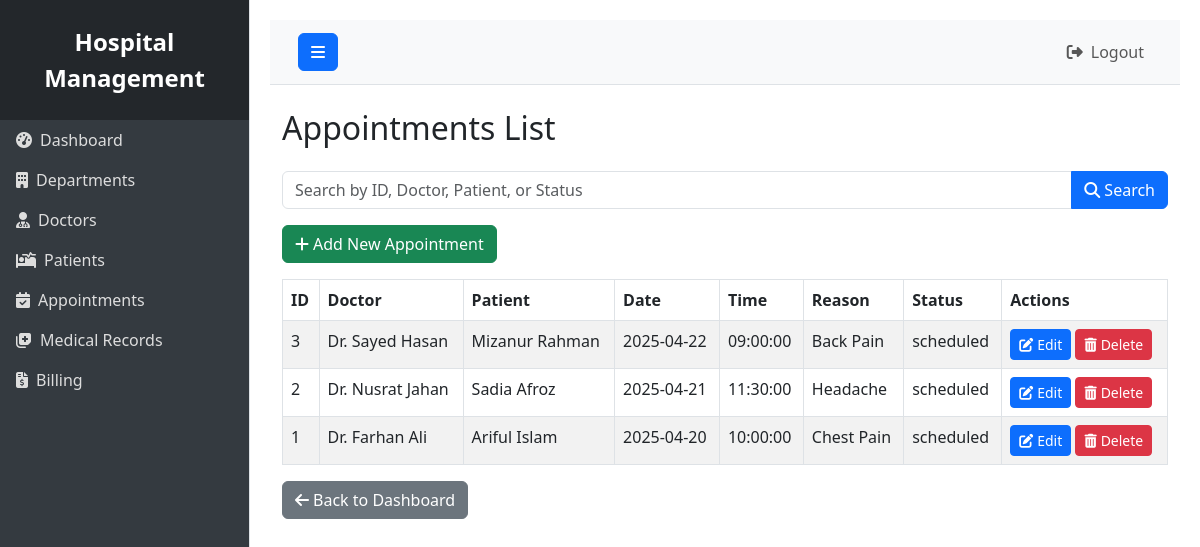
/appointments/view_appointments.php (signed in), run on the app's committed database.
### tables this page shows
CREATE TABLE `Appointments` (
  `appointment_id` int(11) NOT NULL,
  `doctor_id` int(11) NOT NULL,
  `patient_id` int(11) NOT NULL,
  `appointment_date` date NOT NULL,
  `appointment_time` time NOT NULL,
  `reason` text DEFAULT NULL,
  `description` text DEFAULT NULL,
  `status` enum('scheduled','completed','cancelled','no_show') DEFAULT 'scheduled',
  `created_at` timestamp NOT NULL DEFAULT current_timestamp()
);

### appointments/view_appointments.php (the view)
<?php
include('../includes/header.php');
include('../includes/sidebar.php');
include('../db.php');
$searchQuery = isset($_GET['search']) ? $conn->real_escape_string($_GET['search']) : "";
$query = "SELECT a.*,
                 CONCAT('Dr. ', d.first_name, ' ', d.last_name) AS doctor_name,
                 CONCAT(p.first_name, ' ', p.last_name) AS patient_name
          FROM Appointments a
          LEFT JOIN Doctors d ON a.doctor_id = d.doctor_id
          LEFT JOIN Patients p ON a.patient_id = p.patient_id
          WHERE a.appointment_id LIKE '%$searchQuery%'
             OR d.first_name LIKE '%$searchQuery%'
             OR d.last_name LIKE '%$searchQuery%'
             OR p.first_name LIKE '%$searchQuery%'
             OR p.last_name LIKE '%$searchQuery%'
             OR a.status LIKE '%$searchQuery%'
          ORDER BY a.appointment_date DESC, a.appointment_time DESC";
$result = $conn->query($query);
?>
<div class="container-fluid mt-4">
    <h2 class="mb-4">Appointments List</h2>
    <form method="get" class="mb-3">
        <div class="input-group">
            <input type="text" name="search" class="form-control" placeholder="Search by ID, Doctor, Patient, or Status" value="<?php echo htmlspecialchars($searchQuery); ?>">
            <button class="btn btn-primary" type="submit">
                <i class="fas fa-search me-1"></i>Search
            </button>
        </div>
    </form>
    <a href="add.php" class="btn btn-success mb-3">
        <i class="fas fa-plus me-1"></i>Add New Appointment
    </a>
    <table class="table table-bordered table-striped">
        <thead>
            <tr>
                <th>ID</th>
                <th>Doctor</th>
                <th>Patient</th>
                <th>Date</th>
                <th>Time</th>
                <th>Reason</th>
                <th>Status</th>
                <th>Actions</th>
            </tr>
        </thead>
        <tbody>
            <?php if ($result->num_rows > 0): ?>
                <?php while ($row = $result->fetch_assoc()) { ?>
                <tr>
                    <td><?php echo htmlspecialchars($row['appointment_id']); ?></td>
                    <td><?php echo htmlspecialchars($row['doctor_name']); ?></td>
                    <td><?php echo htmlspecialchars($row['patient_name']); ?></td>
                    <td><?php echo htmlspecialchars($row['appointment_date']); ?></td>
                    <td><?php echo htmlspecialchars($row['appointment_time']); ?></td>
                    <td><?php echo htmlspecialchars($row['reason']); ?></td>
                    <td><?php echo htmlspecialchars($row['status']); ?></td>
                    <td>
                        <a href="update.php?id=<?php echo htmlspecialchars($row['appointment_id']); ?>" class="btn btn-sm btn-primary">
                            <i class="fas fa-edit me-1"></i>Edit
                        </a>
                        <a href="delete.php?id=<?php echo htmlspecialchars($row['appointment_id']); ?>" class="btn btn-sm btn-danger" onclick="return confirm('Are you sure you want to delete this appointment?')">
                            <i class="fas fa-trash-alt me-1"></i>Delete
                        </a>
                    </td>
                </tr>
                <?php } ?>
            <?php else: ?>
                <tr>
                    <td colspan="8" class="text-center">No appointments found.</td>
                </tr>
            <?php endif; ?>
        </tbody>
    </table>
    <a href="../index.php" class="btn btn-secondary">
        <i class="fas fa-arrow-left me-1"></i>Back to Dashboard
    </a>
</div>
<?php
include('../includes/footer.php');
?>

### data on the page
appointments: appointment_id "3", doctor_name "Dr. Sayed Hasan", patient_name "Mizanur Rahman", appointment_date "2025-04-22", appointment_time "09:00:00", reason "Back Pain", status "scheduled"
appointments: appointment_id "2", doctor_name "Dr. Nusrat Jahan", patient_name "Sadia Afroz", appointment_date "2025-04-21", appointment_time "11:30:00", reason "Headache", status "scheduled"
appointments: appointment_id "1", doctor_name "Dr. Farhan Ali", patient_name "Ariful Islam", appointment_date "2025-04-20", appointment_time "10:00:00", reason "Chest Pain", status "scheduled"
